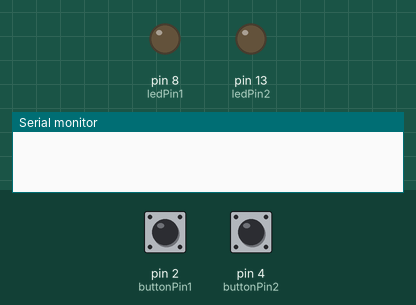
Bench run of a sketch on a simulated Arduino Uno, built with avr-gcc and run on an emulated ATmega328P. Shown: output pins drawn as LEDs (lit = HIGH), the last lines printed to the serial monitor. Dashed ring = blinking. The test bench sets the inputs (shaded band); at power-on: pin 2 (buttonPin1) LOW, pin 4 (buttonPin2) LOW.

Above: at 1.2 s.
1.3 s: pin 2 (buttonPin1) pulled HIGH for 1 s
At 1.42 s:
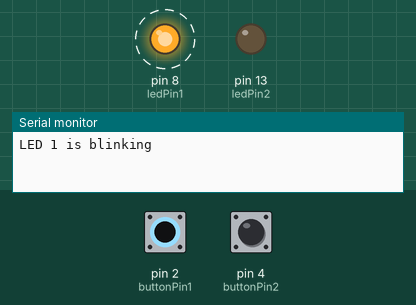
3.8 s: pin 4 (buttonPin2) pulled HIGH for 3.2 s
At 3.92 s:
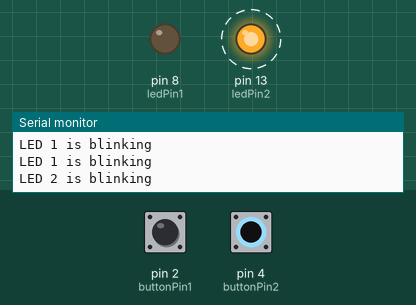
8.5 s: pin 2 (buttonPin1) pulled HIGH for 3.2 s
At 12.2 s:
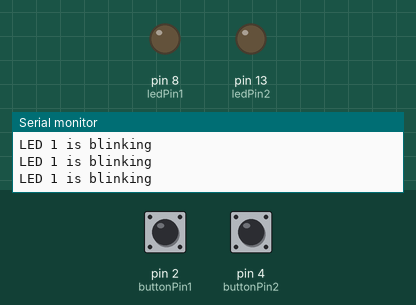
Timing chart, 0 to 13.7 s (numbered marks = the images above; inputs shaded):
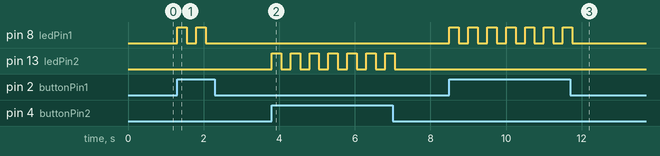

Measured:
- after the input at 1.3 s, pin 8 (ledPin1): alternates HIGH for 0.25 s and LOW for 0.25 s, 4 changes in all, then stays LOW, starting at once
- after the input at 3.8 s, pin 13 (ledPin2): alternates HIGH for 0.25 s and LOW for 0.25 s, 14 changes in all, then stays LOW, starting at once
- after the input at 8.5 s, pin 8 (ledPin1): alternates HIGH for 0.25 s and LOW for 0.25 s, 14 changes in all, then stays LOW, starting at once

The sketch:

two_button_led_blink.ino
```cpp
//Paul Schakel
//Two Button LED Blink
//Like Button LED Blink only w/2 leds and buttons

int buttonPin1 = 2; //gray button
int buttonPin2 = 4; //yellow button
int ledPin1 = 8; //red led
int ledPin2 = 13; //blue led
int buttonState1 = 0;
int buttonState2 = 0;

void setup() {
  Serial.begin(9600);
  pinMode(ledPin1, OUTPUT);
  pinMode(ledPin2, OUTPUT);
  pinMode(buttonPin1, INPUT);
  pinMode(buttonPin2, INPUT);
}

void loop() {
  buttonState1 = digitalRead(buttonPin1);
  buttonState2 = digitalRead(buttonPin2);

  if (buttonState2 == HIGH) {
    Serial.println("LED 2 is blinking");
    digitalWrite(ledPin2, HIGH);
    delay(250);
    digitalWrite(ledPin2, LOW);
    delay(250);
  }
  if (buttonState1 == HIGH) {
    Serial.println("LED 1 is blinking");
    digitalWrite(ledPin1, HIGH);
    delay(250);
    digitalWrite(ledPin1, LOW);
    delay(250);
  }
}
```
